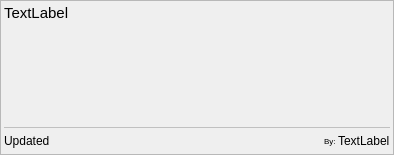
<?xml version="1.0" encoding="UTF-8"?>
<ui version="4.0">
 <class>CommentTile</class>
 <widget class="QWidget" name="CommentTile">
  <property name="geometry">
   <rect>
    <x>0</x>
    <y>0</y>
    <width>394</width>
    <height>155</height>
   </rect>
  </property>
  <property name="windowTitle">
   <string>Form</string>
  </property>
  <property name="styleSheet">
   <string notr="true">#content {
	font: 15px;
}
#author {
    font: 12px;
}
#by {
    font: 8px
}
#updated {
    font: 12px;
}
#line {
	color: rgb(0,0,0,50);
}
</string>
  </property>
  <layout class="QVBoxLayout" name="verticalLayout">
   <property name="spacing">
    <number>0</number>
   </property>
   <property name="leftMargin">
    <number>0</number>
   </property>
   <property name="topMargin">
    <number>0</number>
   </property>
   <property name="rightMargin">
    <number>0</number>
   </property>
   <property name="bottomMargin">
    <number>0</number>
   </property>
   <item>
    <widget class="QFrame" name="frame">
     <property name="frameShape">
      <enum>QFrame::StyledPanel</enum>
     </property>
     <layout class="QVBoxLayout" name="verticalLayout_2">
      <property name="spacing">
       <number>2</number>
      </property>
      <property name="leftMargin">
       <number>3</number>
      </property>
      <property name="topMargin">
       <number>3</number>
      </property>
      <property name="rightMargin">
       <number>3</number>
      </property>
      <property name="bottomMargin">
       <number>3</number>
      </property>
      <item>
       <widget class="QLabel" name="content">
        <property name="sizePolicy">
         <sizepolicy hsizetype="Preferred" vsizetype="Preferred">
          <horstretch>0</horstretch>
          <verstretch>1</verstretch>
         </sizepolicy>
        </property>
        <property name="frameShadow">
         <enum>QFrame::Raised</enum>
        </property>
        <property name="text">
         <string>TextLabel</string>
        </property>
        <property name="textFormat">
         <enum>Qt::RichText</enum>
        </property>
        <property name="alignment">
         <set>Qt::AlignLeading|Qt::AlignLeft|Qt::AlignTop</set>
        </property>
        <property name="wordWrap">
         <bool>true</bool>
        </property>
       </widget>
      </item>
      <item>
       <widget class="Line" name="line">
        <property name="frameShadow">
         <enum>QFrame::Plain</enum>
        </property>
        <property name="lineWidth">
         <number>1</number>
        </property>
        <property name="orientation">
         <enum>Qt::Horizontal</enum>
        </property>
       </widget>
      </item>
      <item>
       <layout class="QHBoxLayout" name="horizontalLayout">
        <item>
         <widget class="QLabel" name="updated">
          <property name="text">
           <string>Updated</string>
          </property>
         </widget>
        </item>
        <item>
         <spacer name="horizontalSpacer">
          <property name="orientation">
           <enum>Qt::Horizontal</enum>
          </property>
          <property name="sizeHint" stdset="0">
           <size>
            <width>40</width>
            <height>20</height>
           </size>
          </property>
         </spacer>
        </item>
        <item>
         <widget class="QLabel" name="by">
          <property name="text">
           <string>By:</string>
          </property>
         </widget>
        </item>
        <item>
         <widget class="QLabel" name="author">
          <property name="text">
           <string>TextLabel</string>
          </property>
         </widget>
        </item>
       </layout>
      </item>
     </layout>
    </widget>
   </item>
  </layout>
 </widget>
 <resources/>
 <connections/>
</ui>
